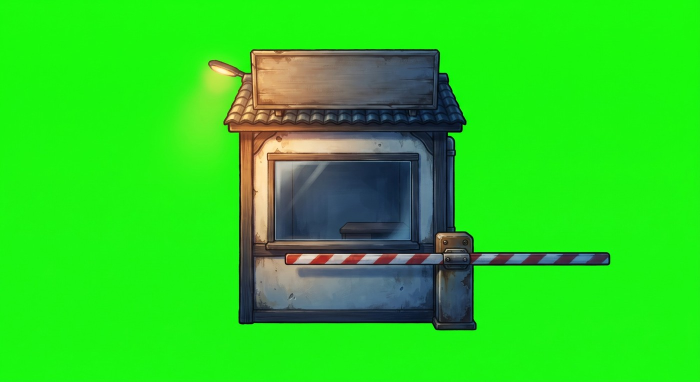
#> input picture art/kit/src/barrier_booth.jpg, 1400 x 764 px (shown at 1/2 size)
$ python -i kit_import.py   (imports and definitions only)
#> lines starting #> are read from the running program, lines starting #| are printed output that depends on the picture
#> further down, picture is the input picture: PIL image 1400x764 RGB; mean R, G, B 42.5, 209.5, 32.3
#!/usr/bin/env python3
"""Imports the HD-2D street kit: separately painted pieces (buildings, shops,
vehicles, props, animals, ground tiles) that the game assembles into each
area's scenery.

  python3 tools/assets/kit_import.py

The project owner paints each piece on a flat green backdrop with a dark
outline, like the characters. art/kit/kit.json lists the pieces: the source
image in art/kit/src/, how tall the piece stands in game pixels, and which
layer it belongs to. For every piece this script

  * keys out the backdrop: green connected to the image border goes, so green
    inside the outline (a pharmacy cross, a glass bottle) stays; strong green
    enclosed by the piece (between wires, chair legs) goes too unless the piece
    says "keep_green";
  * drops stray blobs (specks; with "haze", the warm glow some backdrops
    have in a corner, which pieces lit warm all over must not use);
  * removes the green fringe at the edge, trims, and scales the piece to HD:
    `hd` texture pixels per game pixel, drawn scaled down so it stays sharp
    at any window size;

and writes client/assets/kit/<piece>.png. Ground tiles are cropped instead
of keyed and mirrored so they repeat without a seam. Then it lays out every
area of client/data/areas.json from its theme in kit.json, deterministically
from the area id, and records pieces and layouts in the manifest's "kit"
section, which Scenery.gd builds from. The sky stays generated by
gen_environment.py.
"""

from __future__ import annotations

import hashlib
import json
import random
import sys
from collections import deque
from pathlib import Path

from PIL import Image, ImageChops, ImageFilter

ROOT = Path(__file__).resolve().parents[2]
KIT = ROOT / "art" / "kit"
SPEC = KIT / "kit.json"
AREAS = ROOT / "client" / "data" / "areas.json"
OUT = ROOT / "client" / "assets" / "kit"
MANIFEST = ROOT / "client" / "assets" / "manifest.json"

# Keying works on a copy no longer than this, which is plenty for pieces at
# most a few hundred texture pixels tall and keeps the pure-Python fills quick.
WORK_SIZE = 1000
# Green beating red and blue by this much is backdrop when it touches the
# border; by HOLE_MARGIN it is backdrop even when the piece encloses it.
KEY_MARGIN = 40
HOLE_MARGIN = 95
GLOW_MARGIN = 40
GLOW_BRIGHT = 150
# Blobs smaller than this share of the piece are specks of the backdrop.
SPECK_SHARE = 0.004
# The piece itself is at least this big next to the largest blob (a corner
# glow on the backdrop can be bigger than a slim lamp post).
MAIN_SHARE = 0.1

# Where things stand, in game pixels (Scenery.gd draws the sidewalk from 220
# and the road from its kerb at 244, so fighters, whose lane starts at
# ZoneSim.LANE_TOP = 250, always stand on the road).
BUILDING_FEET = 226
SIDEWALK_FEET = (232, 238)
LANE_TOP = 250
VIEW_W = 640
VIEW_H = 360


class KitError(Exception):
    pass


def seeded(area_id: str, salt: str) -> random.Random:
    digest = hashlib.sha256(f"{area_id}:{salt}".encode()).hexdigest()
    return random.Random(int(digest[:16], 16))


# [39 lines left out: functions fractions_box, green_spill, components, not called in this run]


def warm_glow(image: Image.Image) -> bytes:
    """255 where a pixel is the bright warm haze some backdrops have in a
    corner (orange fading into the green): red and green both well above
    blue. The pieces' dark outline never is, so a fill through it stops there."""
    r, g, b = image.split()
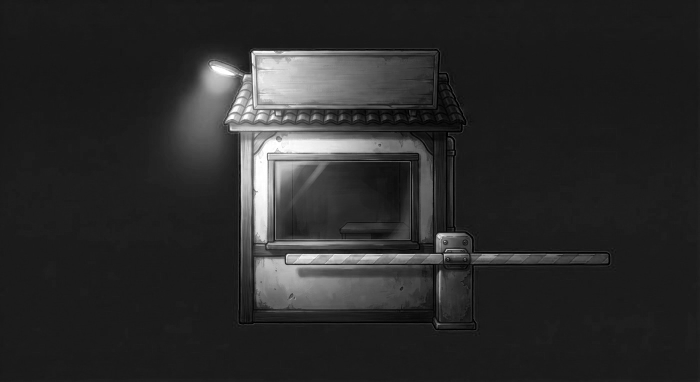
#> r: PIL image 1400x764 L (shown at 1/2 size); min 0, max 255, mean 42.5
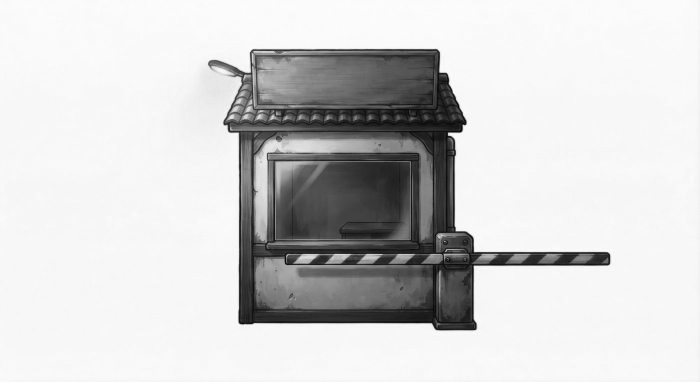
#> g: PIL image 1400x764 L (shown at 1/2 size); min 0, max 255, mean 209.5
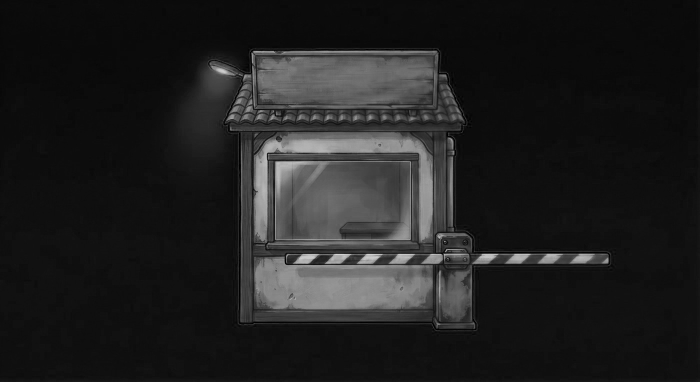
#> b: PIL image 1400x764 L (shown at 1/2 size); min 0, max 217, mean 32.3
    warm = ImageChops.darker(ImageChops.subtract(r, b), ImageChops.subtract(g, b))
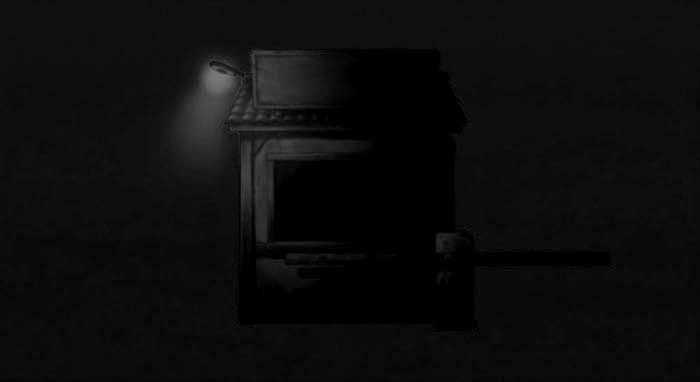
#> warm: PIL image 1400x764 L (shown at 1/2 size); min 0, max 135, mean 12.8
    bright = ImageChops.darker(r, g)
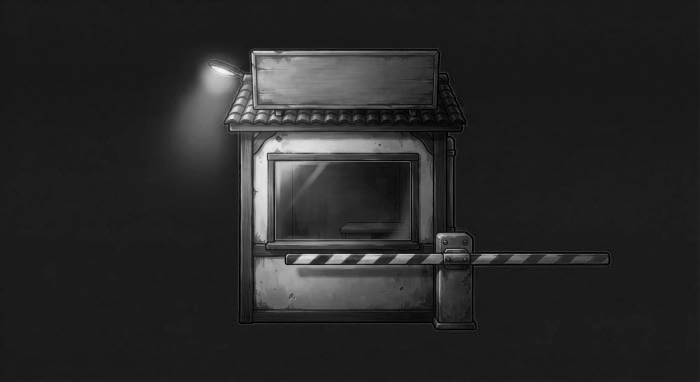
#> bright: PIL image 1400x764 L (shown at 1/2 size); min 0, max 251, mean 39.7
    return ImageChops.multiply(
        warm.point(lambda v: 255 if v >= GLOW_MARGIN else 0),
        bright.point(lambda v: 255 if v >= GLOW_BRIGHT else 0),
    ).tobytes()


# [106 lines left out: functions backdrop, cut_out, hd_resize, tile, make_piece, source_digest, not called in this run]


# ------------------------------------------------------------------ layout


def game_width(pieces: dict, piece_id: str) -> float:
    return pieces[piece_id]["size"][0] / pieces[piece_id]["hd"]


def pick(rng: random.Random, weighted: dict[str, float], avoid: str = "") -> str:
    names = [n for n in sorted(weighted) if n != avoid] or sorted(weighted)
    return rng.choices(names, [weighted[n] for n in names])[0]


# [148 lines left out: functions row, track_span, lay_out, build_pieces, lay_out_all, main, not called in this run]


# [2 lines not run here, left out]

>>> from PIL import Image
>>> picture = Image.open('../../art/kit/src/barrier_booth.jpg')
>>> result = warm_glow(picture)

$ run again, on art/kit/src/car_wreck.jpg
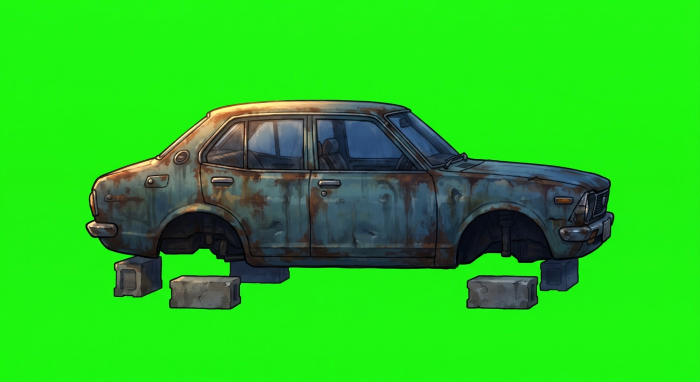
#> input picture art/kit/src/car_wreck.jpg, 1400 x 764 px (shown at 1/2 size)
#> picture is the input picture: PIL image 1400x764 RGB; mean R, G, B 38, 196.1, 30.5
#> in warm_glow, `r, g, b = image.split()`:
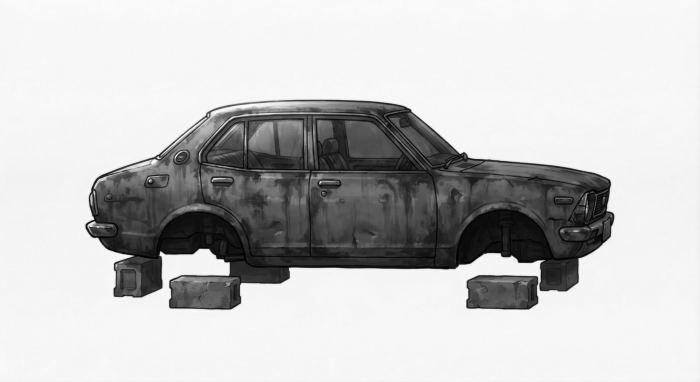
#> g: PIL image 1400x764 L (shown at 1/2 size); min 0, max 255, mean 196.1
#> in warm_glow, `warm = ImageChops.darker(ImageChops.subtract(r, b), ImageChops.subtrac..`:
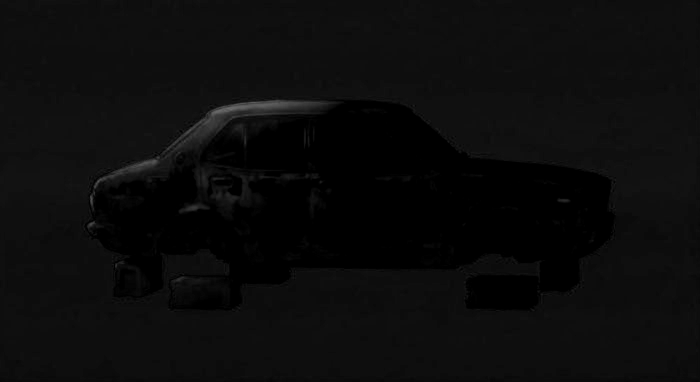
#> warm: PIL image 1400x764 L (shown at 1/2 size); min 0, max 111, mean 11.6

$ run again, on art/kit/src/carpark_facade.jpg
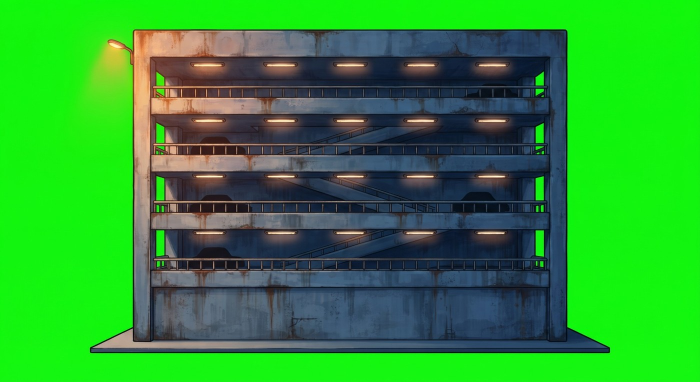
#> input picture art/kit/src/carpark_facade.jpg, 1400 x 764 px (shown at 1/2 size)
#> picture is the input picture: PIL image 1400x764 RGB; mean R, G, B 44.8, 153.5, 50.4
#> in warm_glow, `r, g, b = image.split()`:
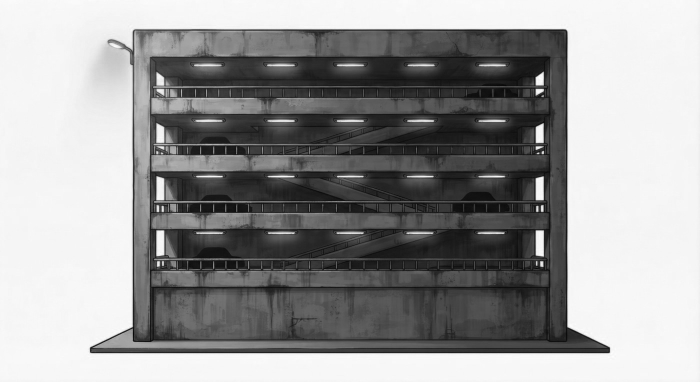
#> g: PIL image 1400x764 L (shown at 1/2 size); min 2, max 255, mean 153.5
#> in warm_glow, `bright = ImageChops.darker(r, g)`:
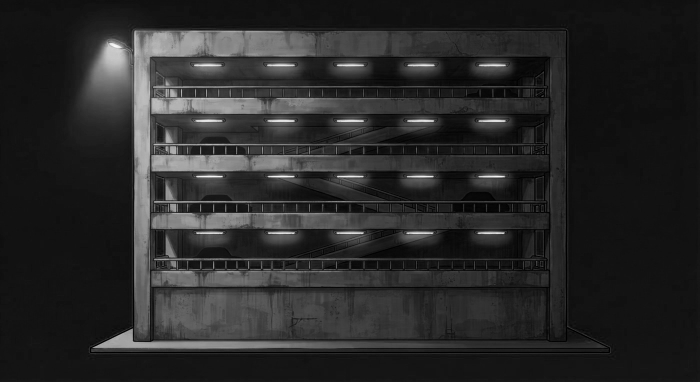
#> bright: PIL image 1400x764 L (shown at 1/2 size); min 0, max 254, mean 41
